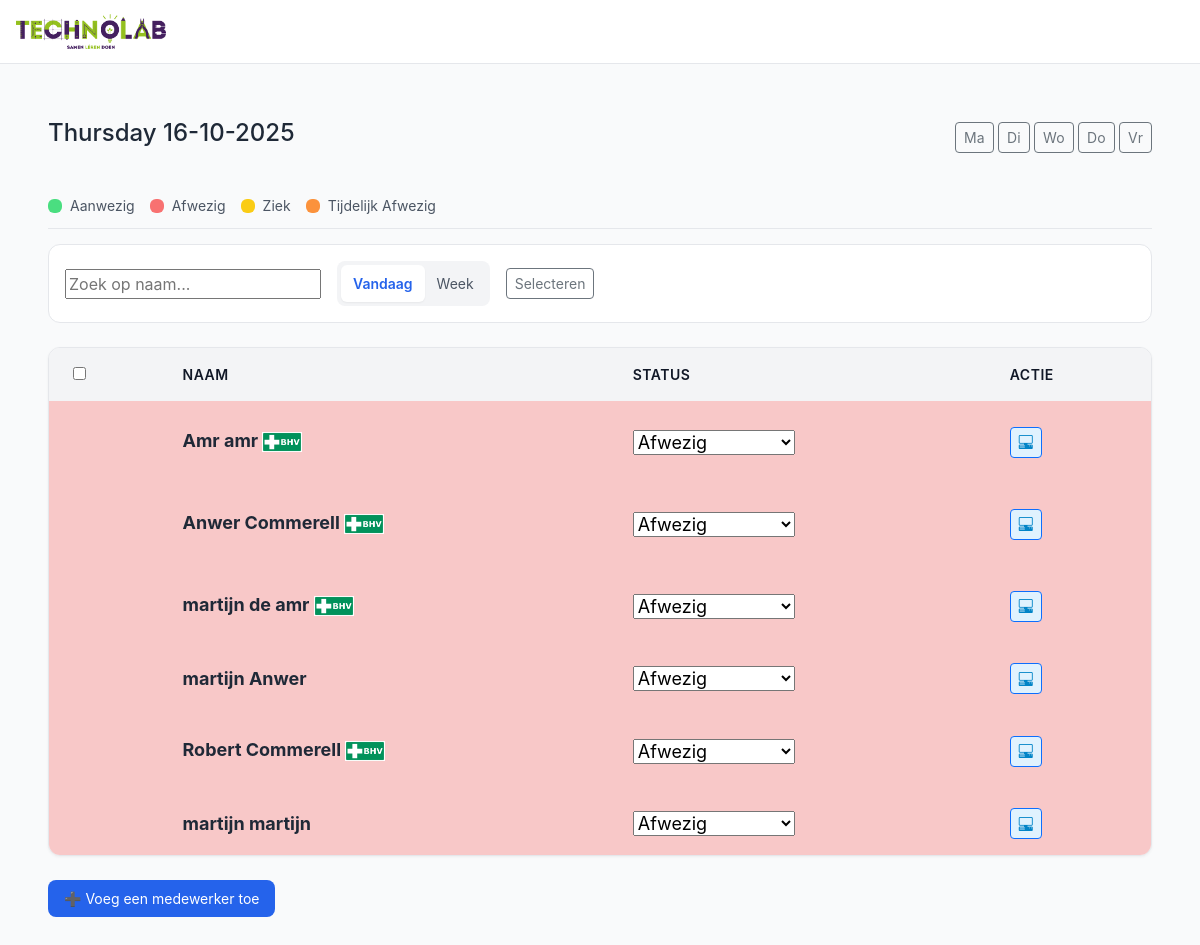
The app's page /dagplanning.php?dag=do with its own data.
### tables this page shows
CREATE TABLE `werknemers` (
  `id` int(11) NOT NULL,
  `voornaam` varchar(50) NOT NULL,
  `tussenvoegsel` varchar(20) DEFAULT NULL,
  `achternaam` varchar(50) NOT NULL,
  `email` varchar(100) NOT NULL,
  `werkdag_ma` tinyint(1) DEFAULT 0,
  `werkdag_di` tinyint(1) DEFAULT 0,
  `werkdag_wo` tinyint(1) DEFAULT 0,
  `werkdag_do` tinyint(1) DEFAULT 0,
  `werkdag_vr` tinyint(1) DEFAULT 0,
  `sector` varchar(50) NOT NULL,
  `BHV` tinyint(1) DEFAULT 0,
  `status` enum('Ziek','Aanwezig','Op de school','Afwezig','Eefetjes Afwezig') DEFAULT 'Aanwezig',
  `status_ma` enum('Aanwezig','Afwezig','Ziek','Op de school','Eefetjes Afwezig') DEFAULT 'Afwezig',
  `status_di` enum('Aanwezig','Afwezig','Ziek','Op de school','Eefetjes Afwezig') DEFAULT 'Afwezig',
  `status_wo` enum('Aanwezig','Afwezig','Ziek','Op de school','Eefetjes Afwezig') DEFAULT 'Afwezig',
  `status_do` enum('Aanwezig','Afwezig','Ziek','Op de school','Eefetjes Afwezig') DEFAULT 'Afwezig',
  `status_vr` enum('Aanwezig','Afwezig','Ziek','Op de school','Eefetjes Afwezig') DEFAULT 'Afwezig',
  `tijdelijk_tot` datetime DEFAULT NULL
);

CREATE TABLE `week_planning` (
  `id` int(11) NOT NULL,
  `werknemer_id` int(11) NOT NULL,
  `weeknummer` int(11) NOT NULL,
  `jaar` int(11) NOT NULL,
  `dag` varchar(2) NOT NULL,
  `status` enum('Aanwezig','Afwezig','Ziek','Op de school','Eefetjes Afwezig') DEFAULT 'Afwezig',
  `tijdelijk_tot` datetime DEFAULT NULL
);

### dagplanning.php (the view, shortened to what this page needs)
<?php
try {
    $db = new PDO("mysql:host=localhost;dbname=technolab-dashboard", "root", "");
    $db->setAttribute(PDO::ATTR_ERRMODE, PDO::ERRMODE_EXCEPTION);
} catch (PDOException $e) {
    die("Fout!: " . $e->getMessage());
}
$daysMap = [1=>'ma', 2=>'di', 3=>'wo', 4=>'do', 5=>'vr'];
$todayNum = (int)date('N');
$todayCol = $daysMap[$todayNum];
$dag = isset($_GET['dag']) && in_array($_GET['dag'], $daysMap) ? $_GET['dag'] : $todayCol;
$dagDatum = new DateTime();
$dagOffset = array_search($dag, $daysMap) - $todayNum;
$dagDatum->modify($dagOffset.' days');
$week = $dagDatum->format('W');
$jaar = $dagDatum->format('o');
$stmt = $db->prepare("
    SELECT w.id, w.voornaam, w.tussenvoegsel, w.achternaam, w.BHV, wp.status, wp.tijdelijk_tot
    FROM werknemers w
    LEFT JOIN week_planning wp
        ON w.id = wp.werknemer_id
        AND wp.weeknummer = :week
        AND wp.jaar = :jaar
        AND wp.dag = :dag
    ORDER BY FIELD(wp.status,'Aanwezig','Eefetjes Afwezig','Ziek','Afwezig'),
             w.achternaam, w.voornaam
");
$stmt->execute([':week'=>$week, ':jaar'=>$jaar, ':dag'=>$dag]);
$werknemersStatus = $stmt->fetchAll(PDO::FETCH_ASSOC);
?>
<!DOCTYPE html>
<html lang="nl">
<head>
    <link href="https://cdn.jsdelivr.net/npm/bootstrap@5.3.8/dist/css/bootstrap.min.css" rel="stylesheet">
    <link rel="stylesheet" href="https://cdn.jsdelivr.net/npm/bootstrap-icons@1.13.1/font/bootstrap-icons.min.css">
    <link href="css/dagplanning.css" rel="stylesheet"/>
    <link href="css/nav.css" rel="stylesheet"/>
</head>
<body>
<header class="header">
    <section class="logo-container">
        <a href="#" class="logo-link">
            <img src="image/technolab.png" alt="Technolab Logo" class="logo-icone">
        </a>
    </section>
</header>
<main class="main">
    <div class="page-header">
        <h4><?= $dagDatum->format('l d-m-Y') ?> </h4>
        <div class="day-nav" style="margin:10px 0;">
            <a href="?dag=ma" class="btn btn-outline-secondary btn-sm">Ma</a>
            <a href="?dag=di" class="btn btn-outline-secondary btn-sm">Di</a>
            <a href="?dag=wo" class="btn btn-outline-secondary btn-sm">Wo</a>
            <a href="?dag=do" class="btn btn-outline-secondary btn-sm">Do</a>
            <a href="?dag=vr" class="btn btn-outline-secondary btn-sm">Vr</a>
        </div>
    </div>
    <div class="legend" style="display:flex;gap:15px;margin:15px 0;">
        <div><span class="dot status-aanwezig"></span> Aanwezig</div>
        <div><span class="dot status-afwezig"></span> Afwezig</div>
        <div><span class="dot status-ziek"></span> Ziek</div>
        <div><span class="dot status-eefetjes"></span> Tijdelijk Afwezig</div>
    </div>
    <div class="toolbar">
        <div class="toolbar-left">
            <input type="text" id="search" placeholder="Zoek op naam...">
            <div class="toggle-group">
                <button class="toggle active">Vandaag</button>
                <a href="week.php"><button class="toggle">Week</button></a>
            </div>
            <div class="toolbar-right" style="display:flex;gap:10px;">
                <button id="select-mode" class="btn btn-outline-secondary btn-sm">Selecteren</button>
            </div>
        </div>
    </div>
    <div class="table-container">
        <table>
            <thead>
            <tr>
                <th><input type="checkbox" id="select-all"></th>
                <th>Naam</th>
                <th>Status</th>
                <th>Actie</th>
            </tr>
            </thead>
            <tbody>
            <?php foreach ($werknemersStatus as $w): ?>
                <?php
                $status = $w['status'] ?? 'Afwezig';
                $statusClass = match($status) {
                    'Aanwezig' => 'status-aanwezig',
                    'Afwezig' => 'status-afwezig',
                    'Ziek' => 'status-ziek',
                    'Eefetjes Afwezig' => 'status-eefetjes',
                    default => ''
                };
                ?>
                <tr class="<?= $statusClass ?>">
                    <td><input type="checkbox" name="selected_ids[]" value="<?= $w['id'] ?>" class="select-row" form="bulk-delete-form" style="display:none;"></td>
                    <td><?= htmlspecialchars($w['voornaam'].' '.($w['tussenvoegsel']?$w['tussenvoegsel'].' ':'').$w['achternaam']) ?>
                        <?= $w['BHV'] ? '<img src="image/BHV.png" alt="BHV" class="logo-icon">' : '' ?>
                    </td>
                    <td>
                        <form method="post">
                            <select name="status" onchange="toggleTijd(this, <?= $w['id'] ?>); this.form.submit();">
                                <option value="Afwezig" <?= $status=='Afwezig'?'selected':'' ?>>Afwezig</option>
                            </select>
                        </form>
                    </td>
                    <td><a href="#" class="btn btn-sm btn-outline-primary btn-details" data-id="<?= $w['id'] ?>"><i class="bi bi-pc-display-horizontal"></i></a></td>
                </tr>
            <?php endforeach; ?>
            </tbody>
        </table>
    </div>
    <br>
    <a href="add.php"><button>➕ Voeg een medewerker toe</button></a>
</main>
</body>
</html>

### css/dagplanning.css (style rules this page uses)
body { font-family: "Inter", sans-serif; background: #f9fafb; color: #1f2937; margin: 0; }
.header { position: sticky; top: 0; z-index: 10; display: flex; align-items: center; justify-content: space-between; height: 4rem; background: #fff; border-bottom: 1px solid #e5e7eb; padding: 0 2rem; }
.logo-container { display: flex; align-items: center; gap: 1rem; }
.logo-icon { width: 2rem; height: 2rem; color: #2563eb; }
.main { flex: 1; background: #f9fafb; padding: 3rem; }
.page-header { display: flex; justify-content: space-between; align-items: center; margin-bottom: 2rem; }
.legend { display: flex; align-items: center; gap: 1.5rem; margin-top: 1rem; border-bottom: 1px solid #e5e7eb; padding-bottom: 0.75rem; margin-bottom: 1rem; }
.legend div { display: flex; align-items: center; gap: 0.5rem; font-size: 0.875rem; color: #4b5563; }
.dot { display: inline-block; width: 14px; height: 14px; border-radius: 50%; }
.dot.status-aanwezig { background: #4ade80; }
.dot.status-afwezig { background: #f87171; }
.dot.status-ziek { background: #facc15; }
.dot.status-eefetjes { background: #fb923c; }
.toolbar { display: flex; justify-content: space-between; background: #fff; border: 1px solid #e5e7eb; border-radius: 0.75rem; padding: 1rem; margin-bottom: 1.5rem; flex-wrap: wrap; gap: 1rem; }
.toolbar-left, .toolbar-right { display: flex; align-items: center; gap: 1rem; }
.toggle-group { display: flex; background: #f3f4f6; border-radius: 0.5rem; padding: 0.25rem; }
.toggle { background: transparent; border: none; border-radius: 0.375rem; padding: 0.5rem 0.75rem; font-size: 0.875rem; cursor: pointer; color: #4b5563; }
.toggle.active { background: #fff; color: #2563eb; font-weight: 600; box-shadow: 0 1px 2px rgba(0,0,0,0.05); }
.table-container { background: #fff; border: 1px solid #e5e7eb; border-radius: 0.75rem; overflow-x: auto; box-shadow: 0 1px 3px rgba(0,0,0,0.05); }
table { width: 100%; border-collapse: collapse; min-width: 600px; }
thead { background: #f3f4f6; }
th, td { padding: 1rem 1.5rem; text-align: left; font-size: 0.875rem; }
th { font-weight: 600; color: #111827; text-transform: uppercase; letter-spacing: 0.5px; }
td { font-size: 18px; color: #1f2937; vertical-align: middle; }
tr { transition: background 0.2s; }
.status-aanwezig { background-color: #f0fdf4; }
.status-afwezig { background-color: #fef2f2; }
.status-ziek { background-color: #fef9c3; }
.status-eefetjes { background-color: #fff7ed; }
a { color: #2563eb; text-decoration: none; transition: color 0.2s; }
a > button { background: #2563eb; color: #fff; border: none; border-radius: 0.5rem; padding: 0.5rem 1rem; font-size: 0.875rem; cursor: pointer; transition: background 0.2s, transform 0.1s; }
.btn-details { background-color: #e0f2fe; color: #0284c7; }
.status-aanwezig { background: #c8f7c5; color: #256029; padding: 4px 5px; border-radius: 6px; font-weight: bold; }
.status-afwezig { background: #f8c8c8; color: #7d2020; padding: 4px 5px; border-radius: 6px; font-weight: bold; }
.status-ziek { background: #fff3cd; color: #856404; padding: 4px 5px; border-radius: 6px; font-weight: bold; }
.status-eefetjes { background: #ffe0b3; color: #804000; padding: 4px 5px; border-radius: 6px; font-weight: bold; }

### css/nav.css (style rules this page uses)
body { font-family: "Inter", sans-serif; background: #f9fafb; color: #1f2937; margin: 0; }
.header { position: sticky; top: 0; width: 100%; z-index: 10; display: flex; align-items: center; justify-content: space-between; height: 4rem; background: #fff; border-bottom: 1px solid #e5e7eb; padding: 0 1rem; }
.logo-container { display: flex; align-items: center; gap: 1rem; }
.logo-icon { width: 40px; height: 50px; object-fit: contain; }
.logo-icone { width: 150px; height: 50px; object-fit: contain; }

### records on screen
werknemers: voornaam+tussenvoegsel+achternaam "Amr amr", BHV 1 (drawn), status "Afwezig"
werknemers: voornaam+tussenvoegsel+achternaam "Anwer Commerell", BHV 1 (drawn), status "Afwezig"
week_planning: werknemer.achternaam "martijn de amr", status "Afwezig"
week_planning: werknemer.achternaam "martijn Anwer", status "Afwezig"
week_planning: werknemer.achternaam "Robert Commerell", status "Afwezig"
week_planning: werknemer.achternaam "martijn martijn", status "Afwezig"
